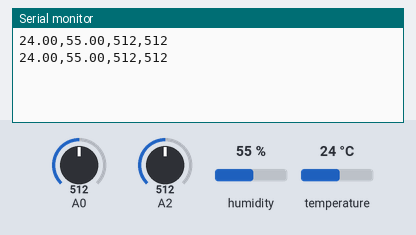
Bench run of a sketch on a simulated Arduino Uno, built with avr-gcc and run on an emulated ATmega328P. Parts: the last lines printed to the serial monitor. The inputs (shaded band) are chosen by the test bench; at power-on: humidity 55 %, A0 = 512, A2 = 512, temperature 24 °C.

Above: at 6.8 s.
6.9 s: humidity set to 22 %
At 9.6 s:
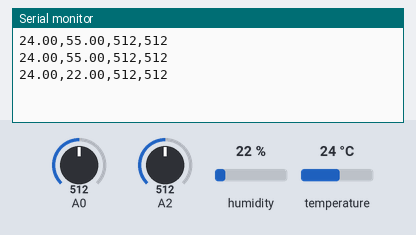
11.4 s: A0 set to 716
At 13.2 s:
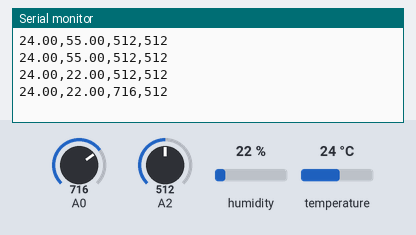
15.9 s: A2 set to 716
At 19.4 s:
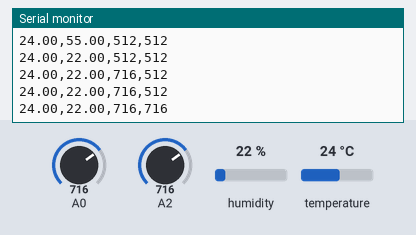
20.4 s: temperature set to 12 °C
At 21.9 s:
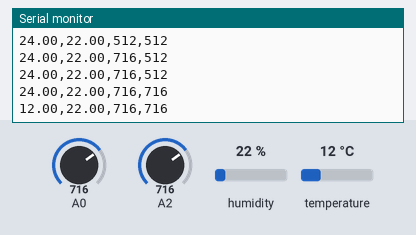
24.9 s: A0 set to 992
At 28.1 s:
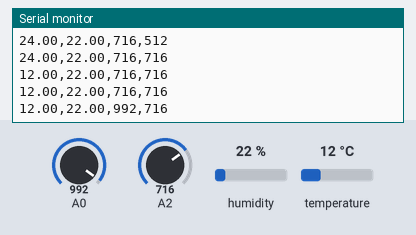
29.4 s: A2 set to 992
At 30.6 s:
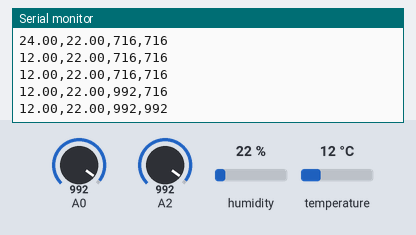
Timing chart, 0 to 32.4 s (numbered marks = the images above; inputs shaded):
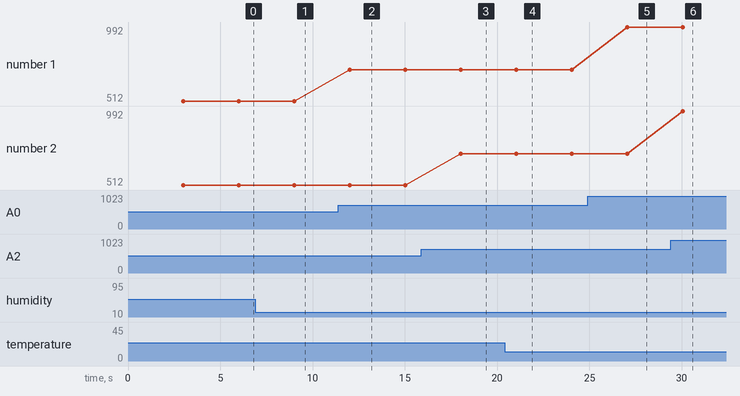

The sketch:

Main.ino
```cpp
#include <Adafruit_Sensor.h>
#include <DHT.h>
#include <DHT_U.h>

#define DHTPIN 5

#define DHTTYPE DHT11

DHT_Unified dht(DHTPIN, DHTTYPE);

uint32_t delayMS;

int lightSensor1 = 0;
int lightSensor2 = 0;

void setup()
{
  Serial.begin(9600);

  dht.begin();

  sensor_t sensor;
  dht.temperature().getSensor(&sensor);

  dht.humidity().getSensor(&sensor);

  // delayMS = sensor.min_delay / 1000;
  delayMS = 3000; // 300000
}

void loop()
{
  delay(delayMS);

  sensors_event_t event;

  dht.temperature().getEvent(&event);

  Serial.print(event.temperature);
  Serial.print(",");

  dht.humidity().getEvent(&event);

  Serial.print(event.relative_humidity);
  Serial.print(",");

  lightSensor1 = analogRead(A0);
  lightSensor2 = analogRead(A2);

  Serial.print(lightSensor1);
  Serial.print(",");

  Serial.println(lightSensor2);
}
```

Measured:
- after the input at 6.9 s, the serial monitor: prints a new line after 2.1 s (image 1)
- after the input at 11.4 s, the serial monitor: prints a new line after 0.62 s (image 2)
- after the input at 15.9 s, the serial monitor: prints a new line after 2.1 s (image 3)
- after the input at 20.4 s, the serial monitor: prints a new line after 0.64 s (image 4)
- after the input at 24.9 s, the serial monitor: prints a new line after 2.1 s (image 5)
- after the input at 29.4 s, the serial monitor: prints a new line after 0.65 s (image 6)
- plotted number 1: 512 → 716 after the input at 11.4 s, 716 → 992 after the input at 24.9 s
